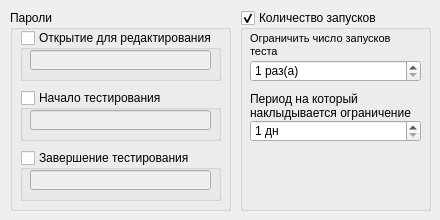
   <widget class="QWidget" name="tab_5">
    <attribute name="title">
     <string>Ограничения</string>
    </attribute>
    <widget class="QGroupBox" name="groupBox_5">
     <property name="geometry">
      <rect>
       <x>10</x>
       <y>10</y>
       <width>221</width>
       <height>201</height>
      </rect>
     </property>
     <property name="title">
      <string>Пароли</string>
     </property>
     <widget class="QGroupBox" name="openTestPassBox">
      <property name="geometry">
       <rect>
        <x>10</x>
        <y>20</y>
        <width>201</width>
        <height>51</height>
       </rect>
      </property>
      <property name="whatsThis">
       <string>&lt;!DOCTYPE HTML PUBLIC &quot;-//W3C//DTD HTML 4.0//EN&quot; &quot;http://www.w3.org/TR/REC-html40/strict.dtd&quot;&gt;
&lt;html&gt;&lt;head&gt;&lt;meta name=&quot;qrichtext&quot; content=&quot;1&quot; /&gt;&lt;style type=&quot;text/css&quot;&gt;
p, li { white-space: pre-wrap; }
&lt;/style&gt;&lt;/head&gt;&lt;body style=&quot; font-family:'MS Shell Dlg 2'; font-size:8.25pt; font-weight:400; font-style:normal;&quot;&gt;
&lt;p align=&quot;center&quot; style=&quot; margin-top:0px; margin-bottom:0px; margin-left:0px; margin-right:0px; -qt-block-indent:0; text-indent:0px;&quot;&gt;&lt;span style=&quot; font-weight:600;&quot;&gt;Пароль на редактирование теста&lt;/span&gt;&lt;/p&gt;
&lt;p style=&quot; margin-top:0px; margin-bottom:0px; margin-left:0px; margin-right:0px; -qt-block-indent:0; text-indent:0px;&quot;&gt;Устанавливает пароль для редактирования теста.&lt;/p&gt;&lt;/body&gt;&lt;/html&gt;</string>
      </property>
      <property name="title">
       <string>Открытие для редактирования</string>
      </property>
      <property name="checkable">
       <bool>true</bool>
      </property>
      <property name="checked">
       <bool>false</bool>
      </property>
      <widget class="QLineEdit" name="openPassEdit">
       <property name="geometry">
        <rect>
         <x>10</x>
         <y>20</y>
         <width>181</width>
         <height>20</height>
        </rect>
       </property>
       <property name="echoMode">
        <enum>QLineEdit::Password</enum>
       </property>
      </widget>
     </widget>
     <widget class="QGroupBox" name="startTestPassBox">
      <property name="geometry">
       <rect>
        <x>10</x>
        <y>80</y>
        <width>201</width>
        <height>51</height>
       </rect>
      </property>
      <property name="whatsThis">
       <string>&lt;!DOCTYPE HTML PUBLIC &quot;-//W3C//DTD HTML 4.0//EN&quot; &quot;http://www.w3.org/TR/REC-html40/strict.dtd&quot;&gt;
&lt;html&gt;&lt;head&gt;&lt;meta name=&quot;qrichtext&quot; content=&quot;1&quot; /&gt;&lt;style type=&quot;text/css&quot;&gt;
p, li { white-space: pre-wrap; }
&lt;/style&gt;&lt;/head&gt;&lt;body style=&quot; font-family:'MS Shell Dlg 2'; font-size:8.25pt; font-weight:400; font-style:normal;&quot;&gt;
&lt;p align=&quot;center&quot; style=&quot; margin-top:0px; margin-bottom:0px; margin-left:0px; margin-right:0px; -qt-block-indent:0; text-indent:0px;&quot;&gt;&lt;span style=&quot; font-weight:600;&quot;&gt;Пароль на начало тестирования&lt;/span&gt;&lt;/p&gt;
&lt;p align=&quot;justify&quot; style=&quot; margin-top:0px; margin-bottom:0px; margin-left:0px; margin-right:0px; -qt-block-indent:0; text-indent:0px;&quot;&gt;Устанавливает необходимость подтверждения преподавателем начала тестирования.&lt;/p&gt;&lt;/body&gt;&lt;/html&gt;</string>
      </property>
      <property name="title">
       <string>Начало тестирования</string>
      </property>
      <property name="checkable">
       <bool>true</bool>
      </property>
      <property name="checked">
       <bool>false</bool>
      </property>
      <widget class="QLineEdit" name="startPassEdit">
       <property name="geometry">
        <rect>
         <x>10</x>
         <y>20</y>
         <width>181</width>
         <height>20</height>
        </rect>
       </property>
       <property name="echoMode">
        <enum>QLineEdit::Password</enum>
       </property>
      </widget>
     </widget>
     <widget class="QGroupBox" name="endTestPassBox">
      <property name="geometry">
       <rect>
        <x>10</x>
        <y>140</y>
        <width>201</width>
        <height>51</height>
       </rect>
      </property>
      <property name="whatsThis">
       <string>&lt;!DOCTYPE HTML PUBLIC &quot;-//W3C//DTD HTML 4.0//EN&quot; &quot;http://www.w3.org/TR/REC-html40/strict.dtd&quot;&gt;
&lt;html&gt;&lt;head&gt;&lt;meta name=&quot;qrichtext&quot; content=&quot;1&quot; /&gt;&lt;style type=&quot;text/css&quot;&gt;
p, li { white-space: pre-wrap; }
&lt;/style&gt;&lt;/head&gt;&lt;body style=&quot; font-family:'MS Shell Dlg 2'; font-size:8.25pt; font-weight:400; font-style:normal;&quot;&gt;
&lt;p align=&quot;center&quot; style=&quot; margin-top:0px; margin-bottom:0px; margin-left:0px; margin-right:0px; -qt-block-indent:0; text-indent:0px;&quot;&gt;&lt;span style=&quot; font-size:8pt; font-weight:600;&quot;&gt;Пароль назавершение тестирования&lt;/span&gt;&lt;/p&gt;
&lt;p align=&quot;justify&quot; style=&quot; margin-top:0px; margin-bottom:0px; margin-left:0px; margin-right:0px; -qt-block-indent:0; text-indent:0px;&quot;&gt;&lt;span style=&quot; font-size:8pt;&quot;&gt;Устанавливает необходимость подтверждения преподавателем завершения тестирования.&lt;/span&gt;&lt;/p&gt;&lt;/body&gt;&lt;/html&gt;</string>
      </property>
      <property name="title">
       <string>Завершение тестирования</string>
      </property>
      <property name="checkable">
       <bool>true</bool>
      </property>
      <property name="checked">
       <bool>false</bool>
      </property>
      <widget class="QLineEdit" name="endPassEdit">
       <property name="geometry">
        <rect>
         <x>10</x>
         <y>20</y>
         <width>181</width>
         <height>20</height>
        </rect>
       </property>
       <property name="echoMode">
        <enum>QLineEdit::Password</enum>
       </property>
      </widget>
     </widget>
    </widget>
    <widget class="QGroupBox" name="groupBox_8">
     <property name="geometry">
      <rect>
       <x>240</x>
       <y>10</y>
       <width>191</width>
       <height>201</height>
      </rect>
     </property>
     <property name="whatsThis">
      <string>&lt;!DOCTYPE HTML PUBLIC &quot;-//W3C//DTD HTML 4.0//EN&quot; &quot;http://www.w3.org/TR/REC-html40/strict.dtd&quot;&gt;
&lt;html&gt;&lt;head&gt;&lt;meta name=&quot;qrichtext&quot; content=&quot;1&quot; /&gt;&lt;style type=&quot;text/css&quot;&gt;
p, li { white-space: pre-wrap; }
&lt;/style&gt;&lt;/head&gt;&lt;body style=&quot; font-family:'MS Shell Dlg 2'; font-size:8.25pt; font-weight:400; font-style:normal;&quot;&gt;
&lt;p align=&quot;center&quot; style=&quot; margin-top:0px; margin-bottom:0px; margin-left:0px; margin-right:0px; -qt-block-indent:0; text-indent:0px;&quot;&gt;&lt;span style=&quot; font-weight:600;&quot;&gt;Количество запусков&lt;/span&gt;&lt;/p&gt;
&lt;p align=&quot;justify&quot; style=&quot; margin-top:0px; margin-bottom:0px; margin-left:0px; margin-right:0px; -qt-block-indent:0; text-indent:0px;&quot;&gt;Устанавливает ограничение на количество попыток сдачи теста. (определенное количество раз в указанное число дней)&lt;/p&gt;&lt;/body&gt;&lt;/html&gt;</string>
     </property>
     <property name="title">
      <string>Количество запусков</string>
     </property>
     <property name="checkable">
      <bool>true</bool>
     </property>
     <property name="checked">
      <bool>true</bool>
     </property>
     <widget class="QLabel" name="label_6">
      <property name="geometry">
       <rect>
        <x>10</x>
        <y>20</y>
        <width>171</width>
        <height>31</height>
       </rect>
      </property>
      <property name="text">
       <string>&lt;!DOCTYPE HTML PUBLIC &quot;-//W3C//DTD HTML 4.0//EN&quot; &quot;http://www.w3.org/TR/REC-html40/strict.dtd&quot;&gt;
&lt;html&gt;&lt;head&gt;&lt;meta name=&quot;qrichtext&quot; content=&quot;1&quot; /&gt;&lt;style type=&quot;text/css&quot;&gt;
p, li { white-space: pre-wrap; }
&lt;/style&gt;&lt;/head&gt;&lt;body style=&quot; font-family:'MS Shell Dlg 2'; font-size:8.25pt; font-weight:400; font-style:normal;&quot;&gt;
&lt;p style=&quot; margin-top:0px; margin-bottom:0px; margin-left:0px; margin-right:0px; -qt-block-indent:0; text-indent:0px;&quot;&gt;&lt;span style=&quot; font-size:8pt;&quot;&gt;Ограничить число запусков теста&lt;/span&gt;&lt;/p&gt;&lt;/body&gt;&lt;/html&gt;</string>
      </property>
      <property name="wordWrap">
       <bool>true</bool>
      </property>
     </widget>
     <widget class="QSpinBox" name="spinBox">
      <property name="geometry">
       <rect>
        <x>10</x>
        <y>50</y>
        <width>171</width>
        <height>22</height>
       </rect>
      </property>
      <property name="suffix">
       <string> раз(a)</string>
      </property>
      <property name="minimum">
       <number>1</number>
      </property>
     </widget>
     <widget class="QLabel" name="label_7">
      <property name="geometry">
       <rect>
        <x>10</x>
        <y>80</y>
        <width>171</width>
        <height>31</height>
       </rect>
      </property>
      <property name="text">
       <string>Период на который наклыдывается ограничение</string>
      </property>
      <property name="textFormat">
       <enum>Qt::PlainText</enum>
      </property>
      <property name="wordWrap">
       <bool>true</bool>
      </property>
     </widget>
     <widget class="QSpinBox" name="spinBox_2">
      <property name="geometry">
       <rect>
        <x>10</x>
        <y>110</y>
        <width>171</width>
        <height>22</height>
       </rect>
      </property>
      <property name="suffix">
       <string> дн</string>
      </property>
      <property name="minimum">
       <number>1</number>
      </property>
      <property name="maximum">
       <number>50</number>
      </property>
     </widget>
    </widget>
   </widget>
